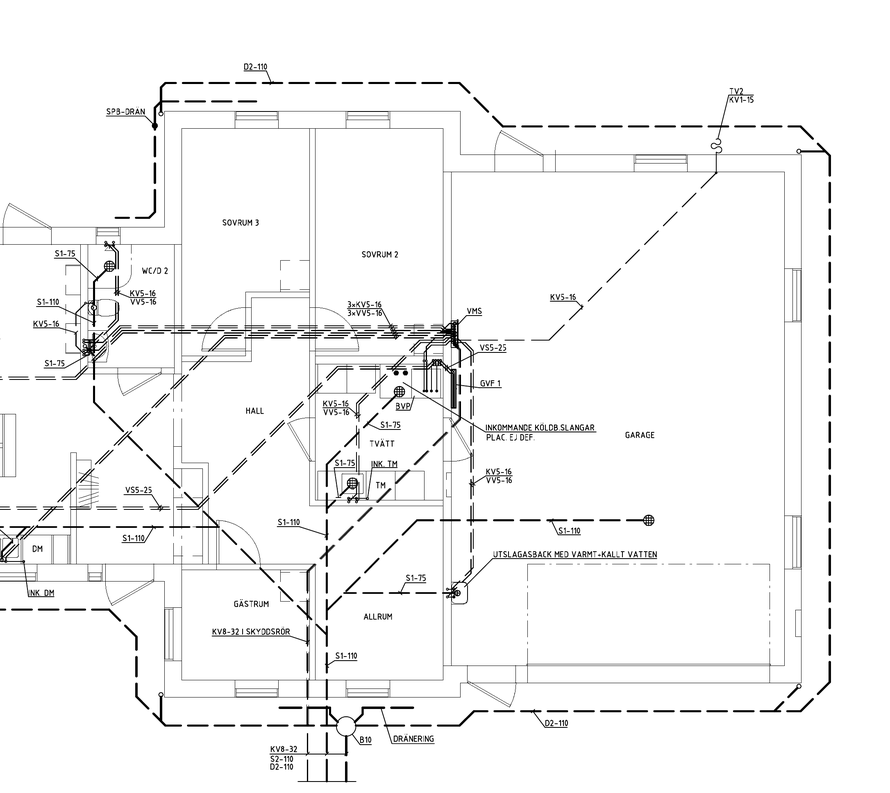
#> input picture notebookfiles/rightside.png, 890 x 793 px, shrunk from 2172 x 1935 before the run
$ jupyter execute --allow-errors dashed_line_detector_steps.ipynb
#> lines starting #> are read from the running program, lines starting #| are printed output that depends on the picture; after the words box and inside, x2 and y2 are one past the last pixel; in counts of white or black regions, pixels touching at a corner belong together
# Bold Dashed-Line Detector — Steps 1–4 (Raster-first)

This notebook implements a **sample-driven** pipeline for detecting **bold dashed lines** in scanned floor plans.

**What you'll do:**
1. Select a **clean ROI** over a dashed line (rectangle tool).
2. The notebook will **learn** stroke width `w`, dash `d` and gap `g` from the sample.
3. It **preprocesses** the whole image (contrast + binarize).
4. It detects **bold dashed** candidates (width gating + matched filters).
5. It **links** them into polylines (skeleton + tracing) and shows overlays.

> Note: No scaling or length calculations here (that's Step 5; intentionally omitted per your request).

[cell 1]
# --- Imports & configuration ---
import os, json, math
import numpy as np
import cv2
import matplotlib.pyplot as plt

from matplotlib.widgets import RectangleSelector
from skimage.morphology import skeletonize
from skimage.measure import label, regionprops
from scipy.signal import find_peaks

# For crisp plots
plt.rcParams['figure.figsize'] = (10, 10)
plt.rcParams['figure.dpi'] = 110

# ---- INPUT IMAGE ----
# Change this path if you run the notebook elsewhere
IMG_PATH = 'rightside.png'

assert os.path.exists(IMG_PATH), f'Image not found: {IMG_PATH}'
img_gray = cv2.imread(IMG_PATH, cv2.IMREAD_GRAYSCALE)
#> img_gray is the input picture: shape (793, 890); min 0, max 255, mean 245.5

print('Loaded image:', IMG_PATH, 'shape:', img_gray.shape)
#| Loaded image: rightside.png shape: (793, 890)
plt.imshow(img_gray, cmap='gray'); plt.axis('off'); plt.title('Original'); plt.show()

## Step 1 — Select ROI (dash template)
Draw a rectangle around a **clean segment** of the target dashed line, then press **Enter** to confirm.

[cell 2]
## Step 1 — Load provided dash sample image
import cv2
import matplotlib.pyplot as plt
import math
import numpy as np
from scipy.signal import find_peaks

# Paths to files
IMG_PATH = "rightside.png"          # full floorplan
SAMPLE_PATH = "rightside-dash-v.png"     # cropped clean dash example

# Load both
img_gray = cv2.imread(IMG_PATH, cv2.IMREAD_GRAYSCALE)
roi = cv2.imread(SAMPLE_PATH, cv2.IMREAD_GRAYSCALE)

print("Full image shape:", img_gray.shape)
#| Full image shape: (793, 890)
#> (the rest of this cell did not finish here and is left out)

## Step 1b — Learn stroke width, dash and gap from ROI
We binarize the ROI, estimate **stroke width** from the distance transform, and estimate **dash/gap** by projecting
intensity along the dominant axis and finding periodic peaks.

[cell 3]
## Step 1b — Learn stroke width, dash and gap from sample
import cv2
import numpy as np
import math
from scipy.signal import find_peaks
import matplotlib.pyplot as plt

# --- Binarize sample (invert so ink=1) ---
#> (the rest of this cell did not finish here and is left out)

## Step 2 — Preprocess full image
Light contrast equalization + Otsu binarization (ink becomes white in the binary mask).

[cell 4]
# CLAHE for gentle contrast normalization
clahe = cv2.createCLAHE(clipLimit=2.0, tileGridSize=(8,8))
img_eq = clahe.apply(img_gray)

# Binary ink mask (ink=1)
_, img_bin = cv2.threshold(img_eq, 0, 255, cv2.THRESH_BINARY_INV + cv2.THRESH_OTSU)
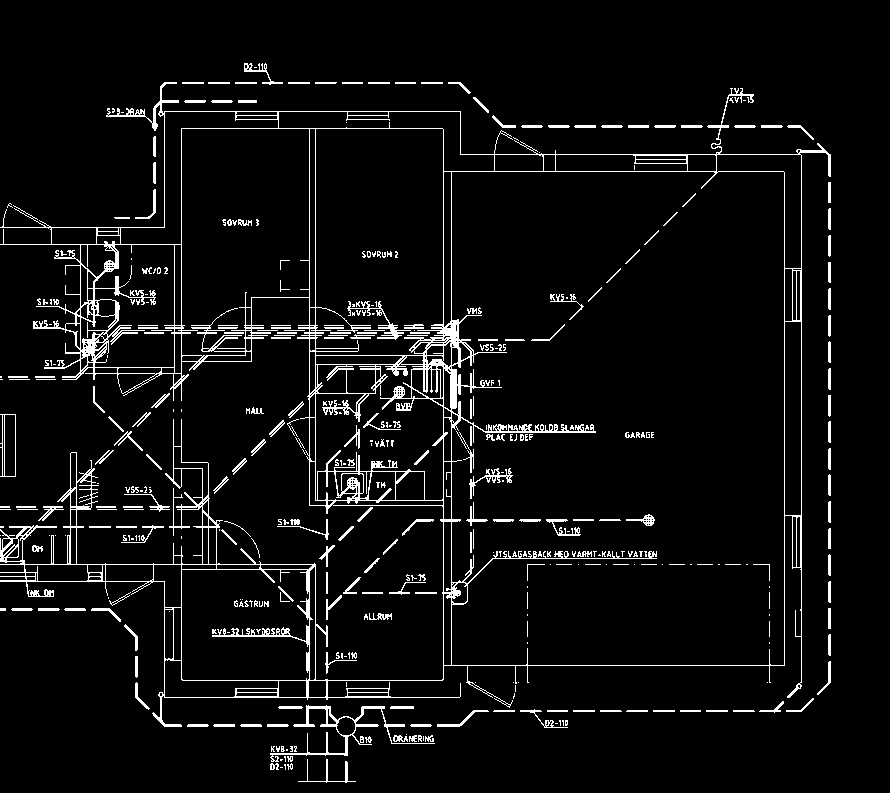
#> img_bin: shape (793, 890); 5.6% white in thin lines or dots, all inside (x1, y1, x2, y2) = (0, 63, 831, 783)

f, ax = plt.subplots(1,2, figsize=(12,6))
ax[0].imshow(img_eq, cmap='gray'); ax[0].set_title('Equalized'); ax[0].axis('off')
ax[1].imshow(img_bin, cmap='gray'); ax[1].set_title('Binarized (ink=white)'); ax[1].axis('off')
plt.show()
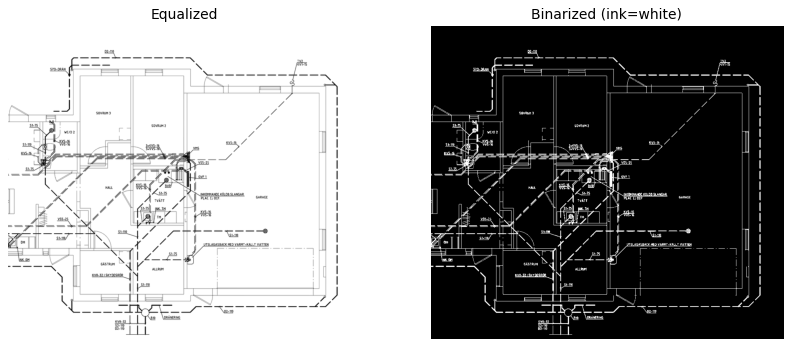
#> figure drawn by matplotlib, 2 panels

## Step 3 — Width gating (boldness filter)
Compute distance transform on the binary mask and keep pixels whose **local stroke width**
matches the ROI's stroke width ± tolerance.

[cell 5]
# Distance transform on full image
dist_full = cv2.distanceTransform(img_bin, cv2.DIST_L2, 3)
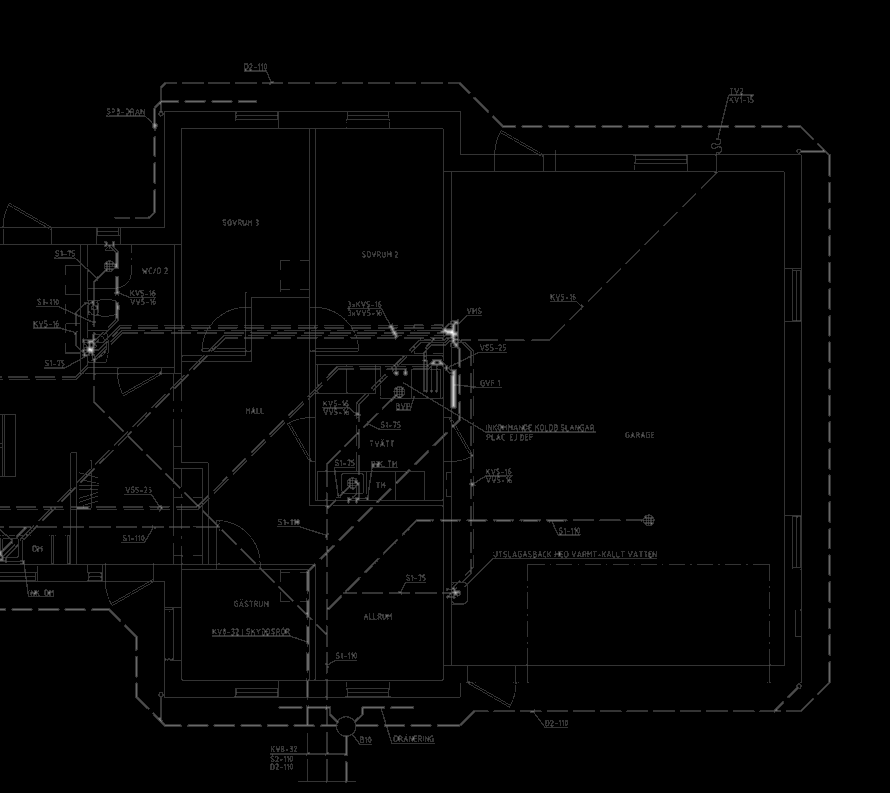
#> dist_full: shape (793, 890) float32; min 0, max 4.65, mean 0.0586; drawn with min black and max white

# Tolerance around stroke width
#> (the rest of this cell did not finish here and is left out)

$ run again, with notebookfiles/page_1 (1).png copied over notebookfiles/rightside.png
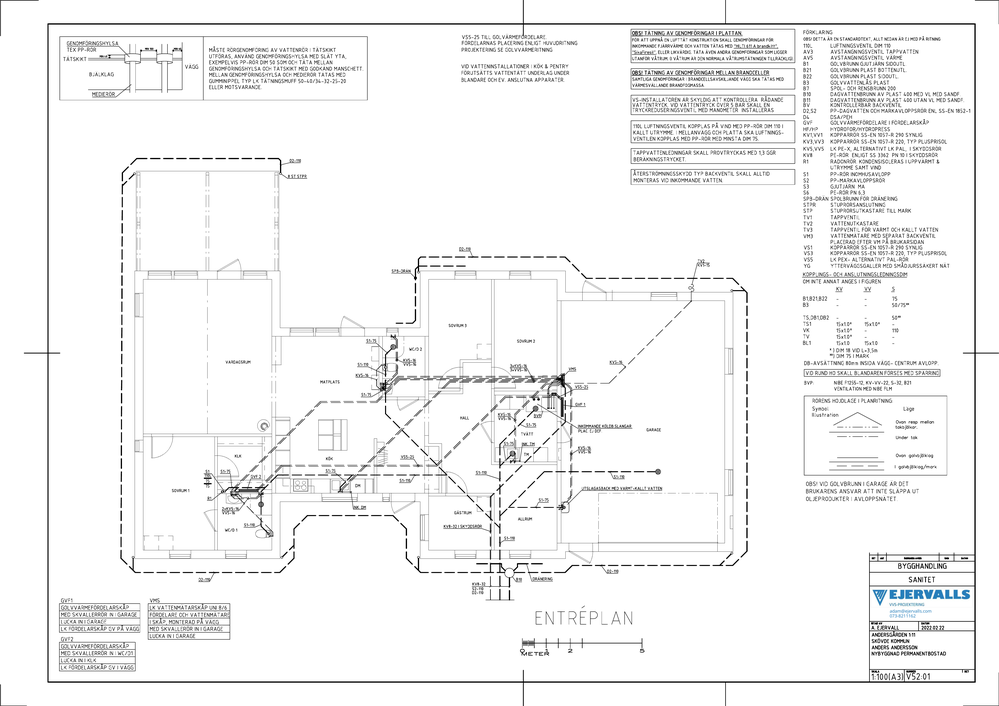
#> input picture notebookfiles/page_1 (1).png, 999 x 706 px, shrunk from 4963 x 3509 before the run
#| Loaded image: rightside.png shape: (706, 999)
#| Full image shape: (706, 999)
#> `_, img_bin = cv2.threshold(img_eq, 0, 255, cv2.THRESH_BINARY_INV + cv2..`:
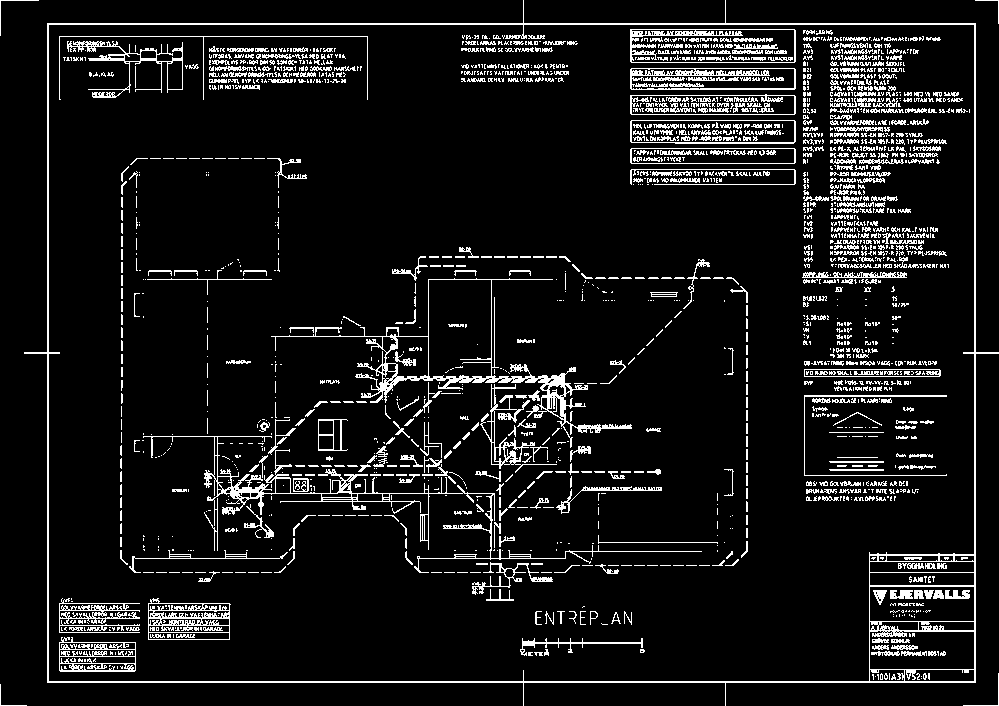
#> img_bin: shape (706, 999); 8.9% white in thin lines or dots
#> `dist_full = cv2.distanceTransform(img_bin, cv2.DIST_L2, 3)`:
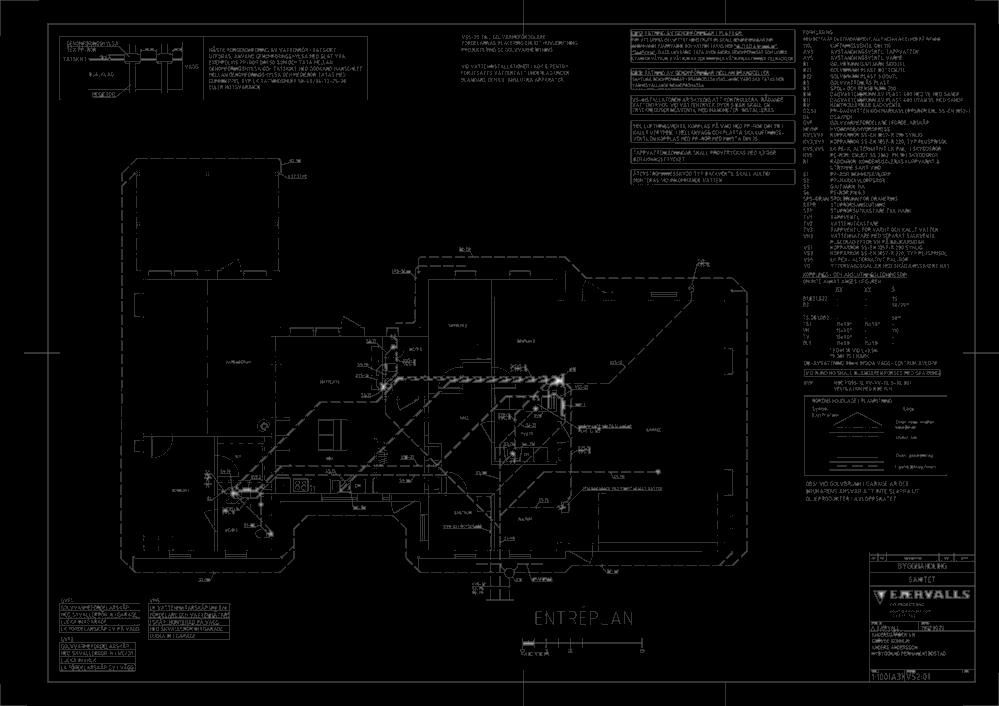
#> dist_full: shape (706, 999) float32; min 0, max 4.65, mean 0.091; drawn with min black and max white
